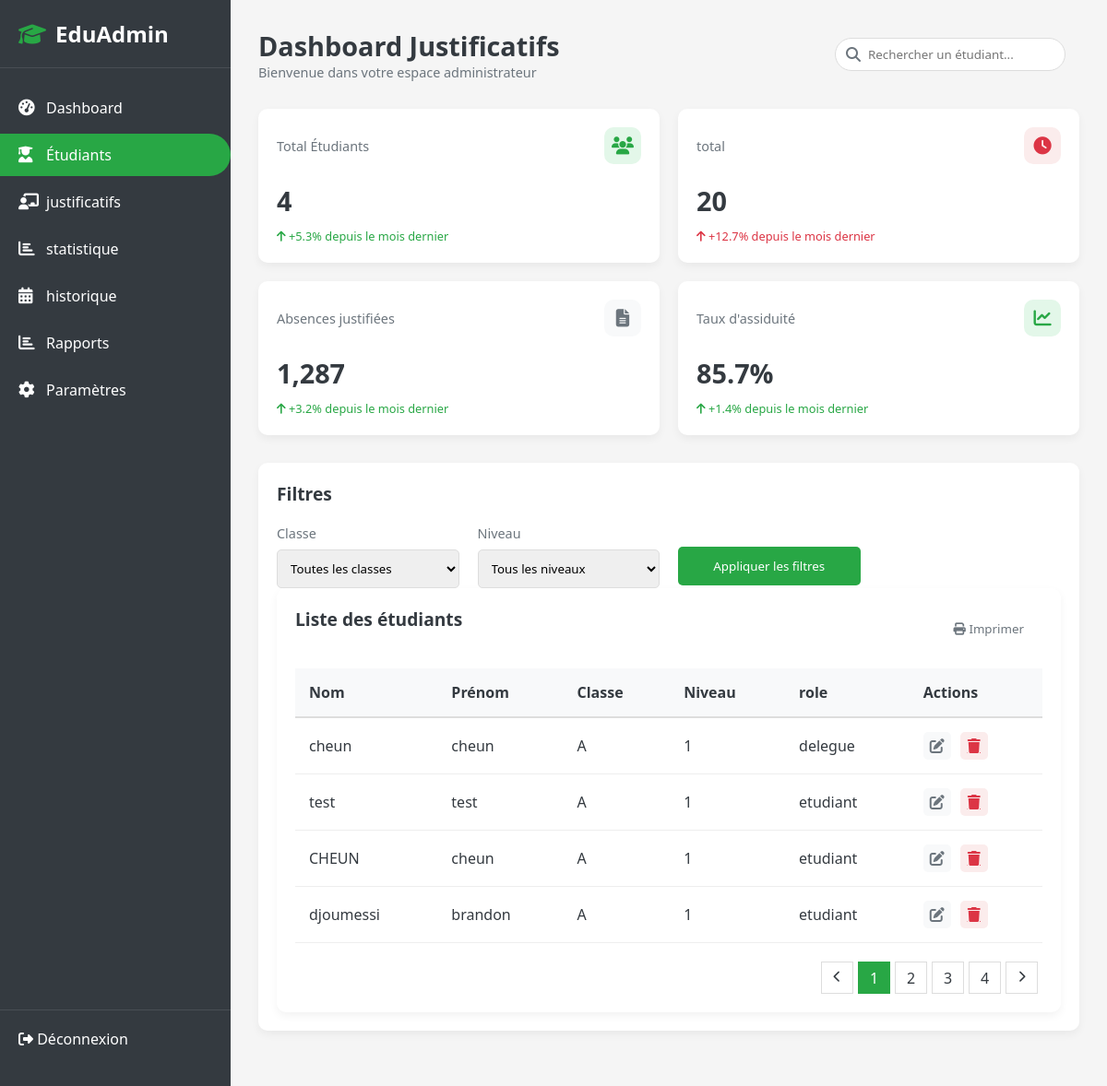
The app's page /vue/admin/etudiant.php (signed in) with its own data.
### tables this page shows
CREATE TABLE IF NOT EXISTS `utilisateur` (
  `id_etudiant` int NOT NULL AUTO_INCREMENT,
  `nom` varchar(255) NOT NULL,
  `prenom` varchar(255) NOT NULL,
  `email` varchar(255) NOT NULL,
  `mot_de_passe` varchar(255) NOT NULL,
  `filiere` varchar(255) NOT NULL,
  `niveau` int NOT NULL,
  `classe` varchar(255) NOT NULL,
  `role` varchar(255) NOT NULL DEFAULT 'etudiant',
  PRIMARY KEY (`id_etudiant`)
);

### modele/methode.php (called while the page is built, shortened)
<?php
function recupUtilByFiliere($db,$filiere){
    $requete=$db->prepare('SELECT * from utilisateur where filiere=?');
    $requete->execute(array($filiere));
    $etudiants=array();
    while($ligne=$requete->fetch(PDO::FETCH_ASSOC)){
        $etudiants[]=['id'=>$ligne['id_etudiant'],'nom'=>$ligne["nom"],'prenom'=>$ligne['prenom'],'filiere'=>$ligne['filiere'],'niveau'=>$ligne['niveau'],'classe'=>$ligne['classe'],'role'=>$ligne['role']];
    }
    return $etudiants;
}
function countE($db){
    $requete=$db->prepare("SELECT * FROM utilisateur");
    $requete->execute();
    return $requete->rowCount();
}
?>

### vue/admin/etudiant.php (the view, shortened to what this page needs)
<?php
require "../../modele/methode.php";
$utilisateurs=recupUtilByFiliere($db,$_SESSION['filiere']);
$nbreEtudiants=countE($db);
?>
<!DOCTYPE html>
<html lang="fr">
<head>
    <link rel="stylesheet" href="https://cdnjs.cloudflare.com/ajax/libs/font-awesome/6.4.0/css/all.min.css">
</head>
<body>
    <div class="container">
        <div class="sidebar">
            <div class="sidebar-header">
                <h2><i class="fas fa-graduation-cap"></i> EduAdmin</h2>
            </div>
            <div class="sidebar-menu">
                <ul>
                    <li><a href="acceuilA.php"><i class="fas fa-tachometer-alt"></i> Dashboard</a></li>
                    <li><a href="etudiant.php"  class="active"><i class="fas fa-user-graduate"></i> Étudiants</a></li>
                    <li><a href="justificatif.php"><i class="fas fa-chalkboard-teacher"></i> justificatifs</a></li>
                    <li><a href="statistique.php"><i class="fas fa-chart-bar"></i> statistique</a></li>
                    <li><a href="historique.php"><i class="fas fa-calendar-alt"></i> historique</a></li>
                    <li><a href="#"><i class="fas fa-chart-bar"></i> Rapports</a></li>
                    <li><a href="#"><i class="fas fa-cog"></i> Paramètres</a></li>
                </ul>
            </div>
            <div class="sidebar-footer">
                <a href="#" style="color: white; text-decoration: none;">
                    <i class="fas fa-sign-out-alt"></i> Déconnexion
                </a>
            </div>
        </div>
        <div class="main-content">
            <div class="header">
                <div class="header-title">
                    <h1>Dashboard Justificatifs</h1>
                    <p>Bienvenue dans votre espace administrateur</p>
                </div>
                <div class="header-actions">
                    <div class="search-box">
                        <i class="fas fa-search"></i>
                        <input type="text" placeholder="Rechercher un étudiant...">
                    </div>
                </div>
            </div>
            <div class="stats-container">
                <div class="stat-card">
                    <div class="stat-card-header">
                        <h3>Total Étudiants</h3>
                        <div class="stat-card-icon green-icon">
                            <i class="fas fa-users"></i>
                        </div>
                    </div>
                    <div class="stat-card-value"><?php echo $nbreEtudiants ?></div>
                    <div class="stat-card-change positive-change">
                        <i class="fas fa-arrow-up"></i> +5.3% depuis le mois dernier
                    </div>
                </div>
                <div class="stat-card">
                    <div class="stat-card-header">
                        <h3>total </h3>
                        <div class="stat-card-icon red-icon">
                            <i class="fas fa-clock"></i>
                        </div>
                    </div>
                    <div class="stat-card-value">20</div>
                    <div class="stat-card-change negative-change">
                        <i class="fas fa-arrow-up"></i> +12.7% depuis le mois dernier
                    </div>
                </div>
                <div class="stat-card">
                    <div class="stat-card-header">
                        <h3>Absences justifiées</h3>
                        <div class="stat-card-icon gray-icon">
                            <i class="fas fa-file-alt"></i>
                        </div>
                    </div>
                    <div class="stat-card-value">1,287</div>
                    <div class="stat-card-change positive-change">
                        <i class="fas fa-arrow-up"></i> +3.2% depuis le mois dernier
                    </div>
                </div>
                <div class="stat-card">
                    <div class="stat-card-header">
                        <h3>Taux d'assiduité</h3>
                        <div class="stat-card-icon green-icon">
                            <i class="fas fa-chart-line"></i>
                        </div>
                    </div>
                    <div class="stat-card-value">85.7%</div>
                    <div class="stat-card-change positive-change">
                        <i class="fas fa-arrow-up"></i> +1.4% depuis le mois dernier
                    </div>
                </div>
            </div>
            <div class="filter-container">
                <h2>Filtres</h2>
                <form method="POST">
                <div class="filter-form">
                    <div class="form-group">
                        <label for="classe">Classe</label>
                        <select id="classe" name="classe">
                            <option value="">Toutes les classes</option>
                        </select>
                    </div>
                    <div class="form-group">
                        <label for="niveau">Niveau</label>
                        <select id="niveau" name="niveau">
                            <option value="">Tous les niveaux</option>
                        </select>
                    </div>
                    <div class="form-group">
                    <div class="form-group" style="justify-content: flex-end;">
                        <button class="btn btn-green" style="margin-top: 24px;" name="sbt">Appliquer les filtres</a>
                    </div>
                </div>
            </form>
            </div>
            <div class="table-container">
                <div class="table-header">
                    <h2>Liste des étudiants</h2>
                    <div class="table-actions">
                        <form action="" method="post">
                        <button class="btn btn-outline" name="imprimer"><i class="fas fa-print"></i> Imprimer</button>
                        </form>
                    </div>
                </div>
                <table>
                    <thead>
                        <tr>
                            <th>Nom</th>
                            <th>Prénom</th>
                            <th>Classe</th>
                            <th>Niveau</th>
                            <th>role</th>
                            <th>Actions</th>
                        </tr>
                    </thead>
                    <tbody>
                        <?php foreach($utilisateurs as $utilisateur){?>
                        <tr>
                            <td><?php
                            echo $utilisateur['nom']?>
                        </td>
                            <td><?php echo $utilisateur['prenom']?></td>
                            <td><?php echo $utilisateur['classe']?></td>
                            <td><?php echo $utilisateur['niveau']?></td>
                            <td><?php echo $utilisateur['role']?></td>
                            <td>
                                <div class="action-buttons">
                                    <a class="action-btn btn-edit" name="modifier<?php echo $utilisateur['id']?>"><i class="fas fa-edit"></i></a>
                                    <a href="etudiant.php?del=<?php echo $utilisateur['id']?>" class="action-btn btn-delete"><i class="fas fa-trash"></i></a>
                                </div>
                            </td>
                        </tr>
                        <?php }?>
                    </tbody>
                </table>
                <div class="pagination">
                    <div class="pagination-item"><i class="fas fa-chevron-left"></i></div>
                    <div class="pagination-item active">1</div>
                    <div class="pagination-item">2</div>
                    <div class="pagination-item">3</div>
                    <div class="pagination-item">4</div>
                    <div class="pagination-item"><i class="fas fa-chevron-right"></i></div>
                </div>
            </div>
        </div>
    </div>
</body>
</html>

### records on screen
utilisateur: nom "cheun", prenom "cheun", classe "A", niveau "1", role "delegue"
utilisateur: nom "test", prenom "test", classe "A", niveau "1", role "etudiant"
utilisateur: nom "CHEUN", prenom "cheun", classe "A", niveau "1", role "etudiant"
utilisateur: nom "djoumessi", prenom "brandon", classe "A", niveau "1", role "etudiant"

### other values on screen
$nbreEtudiants "4"
